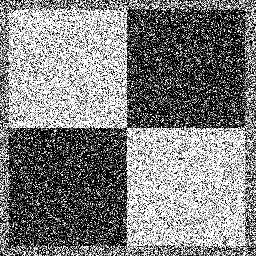
#> input picture ps1_python/input/ps1-input0-noise.png, 256 x 256 px, found by its file name
$ python -i ps1_3.py   (imports and definitions only)   (older library calls are emulated)
#> lines starting #> are read from the running program, lines starting #| are printed output that depends on the picture; after the words box and inside, x2 and y2 are one past the last pixel; in counts of white or black regions, pixels touching at a corner belong together
### ps1_python/ps1_python/hough_lines_acc.py
import numpy as np
import cv2

def hough_lines_acc(img, rho_res=1, thetas=np.arange(-90,90,1)):
    rho_max = int(np.linalg.norm(img.shape-np.array([1,1]), 2));
    rhos = np.arange(-rho_max, rho_max, rho_res)
    thetas -= min(min(thetas),0)
    accumulator = np.zeros((len(rhos), len(thetas)), dtype=np.uint8)
    yis, xis = np.nonzero(img) # use only edge points
    for idx in range(len(xis)):
        x = xis[idx]
        y = yis[idx]
        temp_rhos = x * np.cos(np.deg2rad(thetas)) + y * np.sin(np.deg2rad(thetas))
        temp_rhos = temp_rhos / rho_res + rho_max
        m, n = accumulator.shape
        valid_idxs = np.nonzero((temp_rhos < m) & (thetas < n))
        temp_rhos = temp_rhos[valid_idxs]
        temp_thetas = thetas[valid_idxs]
        c = np.stack([temp_rhos,temp_thetas], 1)
        cc = np.ascontiguousarray(c).view(np.dtype((np.void, c.dtype.itemsize * c.shape[1])))
        _,idxs,counts = np.unique(cc, return_index=True, return_counts=True)
        uc = c[idxs].astype(np.uint)
        accumulator[uc[:,0], uc[:,1]] += counts.astype(np.uint)
    accumulator = cv2.normalize(accumulator, accumulator, 0, 255,
                                cv2.NORM_MINMAX, dtype=cv2.CV_8UC1)
    return accumulator, thetas, rhos

### ps1_python/ps1_python/hough_peaks.py
import numpy as np
import cv2

def clip(idx):
    return int(max(idx,0))

def hough_peaks(H, numpeaks=1, threshold=100, nhood_size=5):
    peaks = np.zeros((numpeaks,2), dtype=np.uint64)
    temp_H = H.copy()
    for i in range(numpeaks):
        _,max_val,_,max_loc = cv2.minMaxLoc(temp_H) # find maximum peak
        if max_val > threshold:
            peaks[i] = max_loc
            (c,r) = max_loc
            t = nhood_size//2.0
            temp_H[clip(r-t):int(r+t+1), clip(c-t):int(c+t+1)] = 0
        else:
            peaks = peaks[:i]
            break
    return peaks[:,::-1]

### ps1_python/ps1_python/hough_lines_draw.py
import cv2
import numpy as np

def hough_lines_draw(img, outfile, peaks, rhos, thetas):
    for peak in peaks:
        rho = rhos[peak[0]]
        theta = thetas[peak[1]] * np.pi / 180.0
        a = np.cos(theta); b = np.sin(theta)
        pt0 = rho * np.array([a,b])
        pt1 = tuple((pt0 + 1000 * np.array([-b,a])).astype(int))
        pt2 = tuple((pt0 - 1000 * np.array([-b,a])).astype(int))
        cv2.line(img, pt1, pt2, (0,255,0), 2)
    cv2.imwrite(outfile, img)
    return img

### ps1_python/ps1_python/ps1_3.py
import cv2
import numpy as np
import time
from hough_lines_acc import *
from hough_peaks import *
from hough_lines_draw import *

def ps1_3():
    start_time = time.time()
    noisy_img = cv2.imread('input/ps1-input0-noise.png', cv2.IMREAD_GRAYSCALE)
#> noisy_img is the input picture: shape (256, 256); min 0, max 255, mean 127.6
    #  3a: smooth the noisy image using gaussian blurring
    smoothed_img = cv2.GaussianBlur(noisy_img, (23,)*2, 4.5)
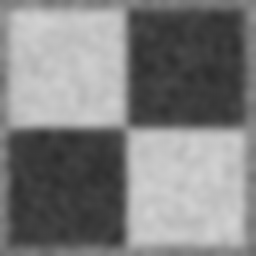
#> smoothed_img: shape (256, 256); min 45, max 210, mean 127.6
    #  3b: perform edge detection on both images using Canny
    min_val = 20; max_val = 2 * min_val
    noisy_edge_img = cv2.Canny(noisy_img, min_val, max_val)
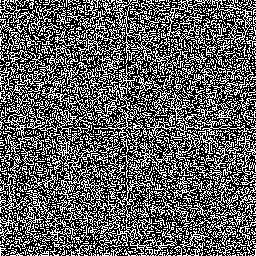
#> noisy_edge_img: shape (256, 256); 37.6% white in thin lines or dots
    edge_img = cv2.Canny(smoothed_img, min_val, max_val)
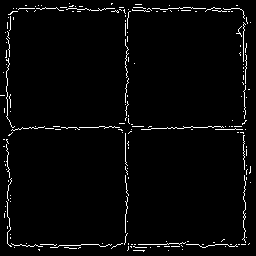
#> edge_img: shape (256, 256); 2.8% white in thin lines or dots
    #  3c: apply hough line detection to the smoothed image
    H, thetas, rhos = hough_lines_acc(edge_img)
#> in hough_lines_acc, `thetas -= min(min(thetas),0)`: thetas = 180 values from 0 to 179
#> in hough_lines_acc, `accumulator = np.zeros((len(rhos), len(thetas)), dtype=np.uint8)`: accumulator: shape (720, 180); every value is 0
#> in hough_lines_acc, `yis, xis = np.nonzero(img)`: yis = 1865 values from 3 to 251; xis = 1865 values, max 250 at index 392, min 0 at index 703, mean 128.6
#> the loop in hough_lines_acc, `for idx in range(len(xis)):` made 1865 passes
#> (x, y) on passes 1 to 3: (69, 3), (111, 3), (112, 3)
#> after the loop in hough_lines_acc, `for idx in range(len(xis)):`:
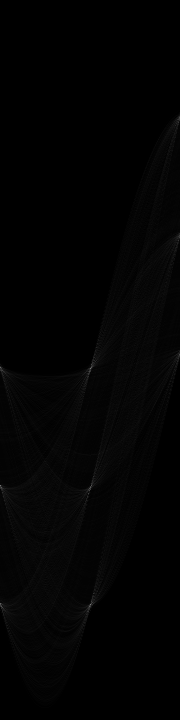
#> accumulator: shape (720, 180); min 0, max 122, mean 2.6
#> thetas = 180 values from 0 to 179; rhos = 720 values from -360 to 359
    peaks = hough_peaks(H, numpeaks=20, threshold=50, nhood_size=150)
#> the loop in hough_peaks, `for i in range(numpeaks):` made 10 passes
#> (max_val, c, r) on passes 1 to 9: (255, 90, 604), (245, 90, 368), (245, 0, 485), (213, 0, 367), (203, 0, 603), (188, 90, 487), (153, 179, 354), (140, 179, 117), (128, 179, 237)
#> (max_val, max_loc) on pass 10: (17, (37, 681))
#> after the loop in hough_peaks, `for i in range(numpeaks):`: peaks = [[90, 604], [90, 368], [0, 485], [0, 367], [0, 603], [90, 487], [179, 354], [179, 117], [179, 237]]
#> peaks = [[604, 90], [368, 90], [485, 0], [367, 0], [603, 0], [487, 90], [354, 179], [117, 179], [237, 179]]
    for peak in peaks:
        cv2.circle(H, tuple(peak[::-1]), 5, (255,255,255), -1)
#> this loop made 9 passes
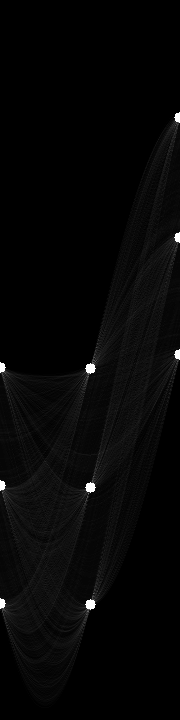
#> H: shape (720, 180); min 0, max 255, mean 6.2
    color_img = cv2.cvtColor(noisy_img, cv2.COLOR_GRAY2BGR)
    hough_lines_draw(color_img, 'output/ps1-3-c-2.png', peaks, rhos, thetas)
#> the loop in hough_lines_draw, `for peak in peaks:` made 9 passes
#> (peak, rho, theta, a, b, pt0, pt1, pt2) on passes 1, 2, 6, 7, 8, 9: ([604, 90], 244, 1.57, 6.12e-17, 1, [1.49e-14, 244], (-1000, 244), (1000, 243)), ([368, 90], 8, 1.57, 6.12e-17, 1, [4.9e-16, 8], (-1000, 8), (1000, 7)), ([487, 90], 127, 1.57, 6.12e-17, 1, [7.78e-15, 127], (-1000, 127), (1000, 126)), ([354, 179], -6, 3.12, -1, 0.0175, [6, -0.105], (-11, -999), (23, 999)), ([117, 179], -243, 3.12, -1, 0.0175, [243, -4.24], (225, -1004), (260, 995)), ([237, 179], -123, 3.12, -1, 0.0175, [123, -2.15], (105, -1001), (140, 997))
#> (peak, rho, theta, a, b, pt1, pt2) on passes 3 to 5: ([485, 0], 125, 0, 1, 0, (125, 1000), (125, -1000)), ([367, 0], 7, 0, 1, 0, (7, 1000), (7, -1000)), ([603, 0], 243, 0, 1, 0, (243, 1000), (243, -1000))
#> after the loop in hough_lines_draw, `for peak in peaks:`:
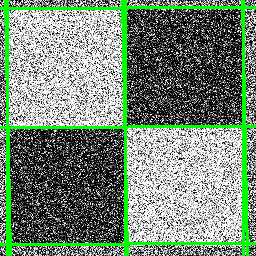
#> img: shape (256, 256, 3); mean B, G, R 116.9, 138.5, 116.9
    #  save the produced images
    cv2.imwrite('output/ps1-3-a-1.png', smoothed_img)
    cv2.imwrite('output/ps1-3-b-1.png', noisy_edge_img)
    cv2.imwrite('output/ps1-3-b-2.png', edge_img)
    cv2.imwrite('output/ps1-3-c-1.png', H)
    print('3) Time elapsed: %.2f s'%(time.time()-start_time))

>>> result = ps1_3()

$ run again, with ps1_python/input/ps1-input1.png copied over ps1_python/input/ps1-input0-noise.png
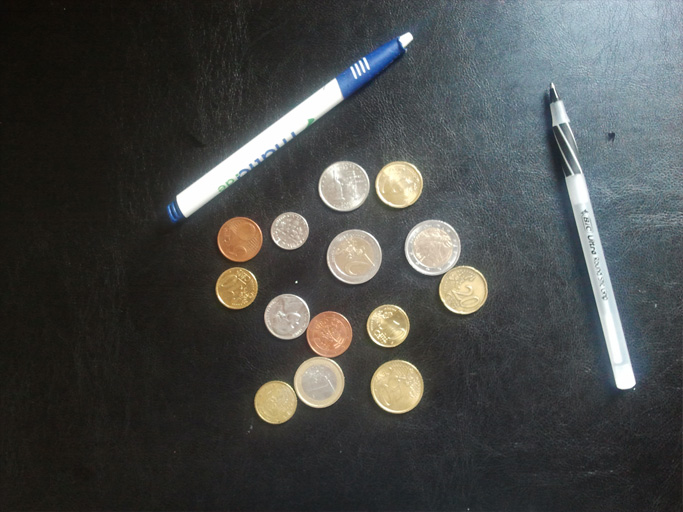
#> input picture ps1_python/input/ps1-input1.png, 683 x 512 px, found by its file name
#> noisy_edge_img: shape (512, 683); 22.3% white in thin lines or dots
#> edge_img: shape (512, 683); 1% white in thin lines or dots, all inside (x1, y1, x2, y2) = (166, 32, 636, 424)
#> in hough_lines_acc, `thetas -= min(min(thetas),0)`: thetas = 180 values from 0 to 179
#> yis = 3596 values from 32 to 423; xis = 3596 values, max 635 at index 3254, min 166 at index 1384, mean 380.8
#> the loop in hough_lines_acc, `for idx in range(len(xis)):` made 3596 passes
#> (x, y) on passes 1 to 3: (403, 32), (406, 32), (402, 33)
#> in ps1_3, `H, thetas, rhos = hough_lines_acc(edge_img)`: thetas = 180 values from 0 to 179; rhos = 1704 values from -852 to 851
#> the loop in hough_peaks, `for i in range(numpeaks):` made 12 passes
#> (max_val, c, r) on passes 1 to 8: (255, 166, 347), (236, 53, 1113), (84, 45, 1202), (80, 45, 1310), (76, 135, 871), (70, 149, 627), (69, 120, 960), (67, 167, 527)
#> after the loop in hough_peaks, `for i in range(numpeaks):`: peaks = [[166, 347], [53, 1113], [45, 1202], [45, 1310], [135, 871], [149, 627], [120, 960], [167, 527], [140, 707], [126, 789], [34, 1421]]
#> in ps1_3, `peaks = hough_peaks(H, numpeaks=20, threshold=50, nhood_size=150)`: peaks = [[347, 166], [1113, 53], [1202, 45], [1310, 45], [871, 135], [627, 149], [960, 120], [527, 167], [707, 140], [789, 126], [1421, 34]]
#> the loop in ps1_3, `for peak in peaks:` made 11 passes
#> after the loop in ps1_3, `for peak in peaks:`:
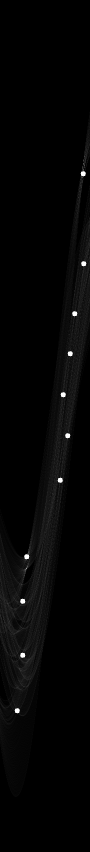
#> H: shape (1704, 180) (shown at 1/2 size); min 0, max 255, mean 4.7
#> the loop in hough_lines_draw, `for peak in peaks:` made 11 passes
#> (peak, rho, theta, a, b, pt0, pt1, pt2) on passes 1 to 5: ([347, 166], -505, 2.9, -0.97, 0.242, [490, -122.2], (248, -1092), (731, 848)), ([1113, 53], 261, 0.925, 0.602, 0.799, [157.1, 208.4], (-641, 810), (955, -393)), ([1202, 45], 350, 0.785, 0.707, 0.707, [247.5, 247.5], (-459, 954), (954, -459)), ([1310, 45], 458, 0.785, 0.707, 0.707, [323.9, 323.9], (-383, 1030), (1030, -383)), ([871, 135], 19, 2.36, -0.707, 0.707, [-13.44, 13.44], (-720, -693), (693, 720))
#> after the loop in hough_lines_draw, `for peak in peaks:`:
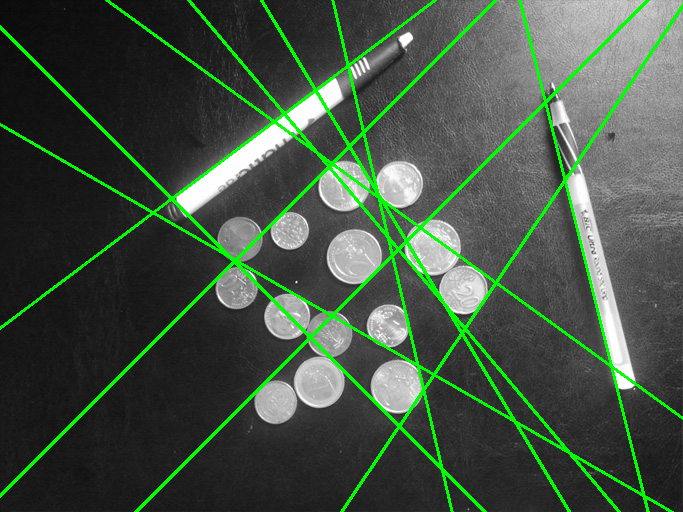
#> img: shape (512, 683, 3); mean B, G, R 66.9, 83, 66.9
